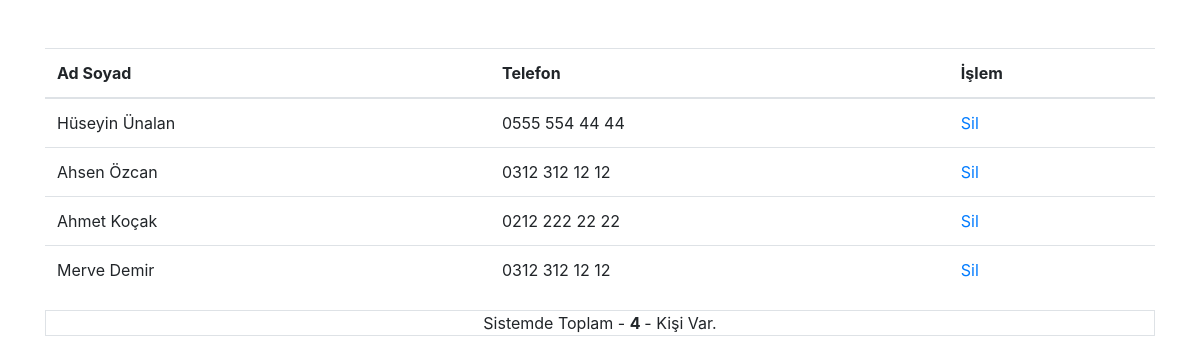
Page /liste.php on the committed database.
### tables this page shows
CREATE TABLE `kayitlar` (
  `id` int(11) NOT NULL,
  `adsoyad` varchar(255) NOT NULL,
  `telefon` varchar(50) NOT NULL
);

### liste.php (the view, shortened to what this page needs)
<?php
require_once 'baglan.php';
?>
<!DOCTYPE html>
<html lang="tr">
<head>
  <link rel="stylesheet" href="https://cdn.jsdelivr.net/npm/bootstrap@4.6.1/dist/css/bootstrap.min.css">
</head>
<body>
  <div class="container mt-5">
    <table class="table">
      <thead>
        <tr>
          <th>Ad Soyad</th>
          <th>Telefon</th>
          <th>İşlem</th>
        </tr>
      </thead>
      <tbody>
        <?php
        $sorgu = $baglan->query("SELECT * FROM kayitlar", PDO::FETCH_ASSOC);
        $sorgu->execute();
        $kayitsayisi = $sorgu->rowCount();
        foreach ($sorgu as $satir) {
        ?>
          <tr>
            <td><?php echo $satir["adsoyad"] ?></td>
            <td><?php echo $satir["telefon"] ?></td>
            <td><a href="islem.php?id=<?php echo $satir["id"]; ?>&sil=ok">Sil</a></td>
          </tr>
        <?php } ?>
      </tbody>
    </table>
    <p class="border">Sistemde Toplam - <b><?php echo $kayitsayisi ?> </b> - Kişi Var.</p>
  </div>
</body>
</html>

### liste.php (style rules this page uses)
.border { text-align: center; }

### rows in the picture
kayitlar: adsoyad "Hüseyin Ünalan", telefon "0555 554 44 44"
kayitlar: adsoyad "Ahsen Özcan", telefon "0312 312 12 12"
kayitlar: adsoyad "Ahmet Koçak", telefon "0212 222 22 22"
kayitlar: adsoyad "Merve Demir", telefon "0312 312 12 12"

### other values in the picture
$kayitsayisi "4"
